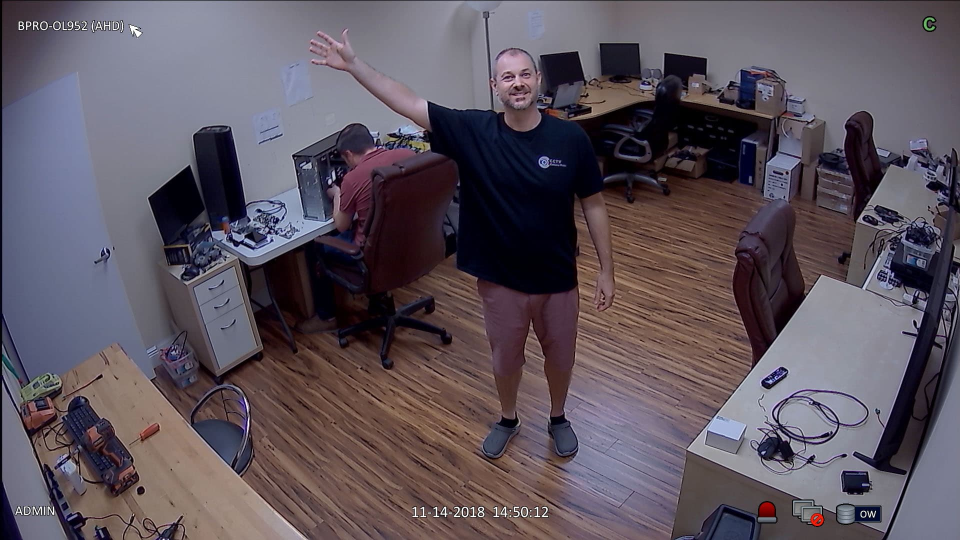
#> input picture samples/cctv.jpg, 1920 x 1080 px (shown at 1/2 size)
$ python -i segment.py   (imports and definitions only)
#> lines starting #> are read from the running program, lines starting #| are printed output that depends on the picture; after the words box and inside, x2 and y2 are one past the last pixel; in counts of white or black regions, pixels touching at a corner belong together
#> further down, picture is the input picture: shape (1080, 1920, 3); mean B, G, R 93.5, 83.9, 93.1
import cv2
import numpy as np

_hog = cv2.HOGDescriptor()
# [1 line not run here, left out]


# [5 lines left out: function skin_mask_ycrcb, not called in this run]


def skin_mask_kmeans(img, k=3):
#> called with k = 3
    ycrcb = cv2.cvtColor(img, cv2.COLOR_BGR2YCrCb)
#> ycrcb: shape (1080, 1920, 3); mean of channels 0, 1, 2 87.7, 131.8, 131.3
    small = cv2.resize(ycrcb, None, fx=0.25, fy=0.25, interpolation=cv2.INTER_AREA)
#> small: shape (270, 480, 3); mean of channels 0, 1, 2 87.7, 131.8, 131.3
    data = small[:, :, 1:].reshape(-1, 2).astype(np.float32)
#> data = 129600 pairs, first value 100 to 236, second value 83 to 165
    criteria = (cv2.TERM_CRITERIA_EPS + cv2.TERM_CRITERIA_MAX_ITER, 20, 1.0)
    cv2.setRNGSeed(42)
    _, _, centers = cv2.kmeans(data, k, None, criteria, 3, cv2.KMEANS_PP_CENTERS)
#> centers = [[141.3, 121.2], [125.9, 138], [131.7, 130.6]]
    skin_ref = np.array([150, 110], np.float32)
    skin_idx = np.argmin(np.linalg.norm(centers - skin_ref, axis=1))
#> skin_idx = 0
    pixels = ycrcb[:, :, 1:].reshape(-1, 2).astype(np.float32)
#> pixels = 2073600 pairs, first value 96 to 246, second value 76 to 168
    dists = np.linalg.norm(pixels[:, None, :] - centers[None, :, :], axis=2)
    labels = np.argmin(dists, axis=1)
    return ((labels == skin_idx).reshape(img.shape[:2]) * 255).astype(np.uint8)
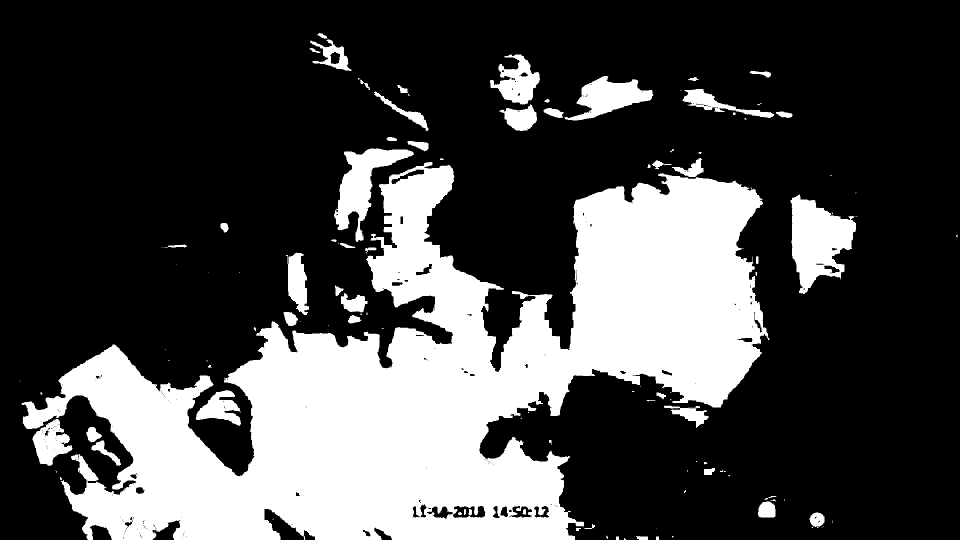
#> returned value: shape (1080, 1920) (shown at 1/2 size); 28.2% white; 126 white regions (62 under 20 px), largest, box (x1, y1, x2, y2) and area: (43, 324, 1539, 1080) 513793, (1581, 389, 1712, 588) 15358, (668, 297, 828, 484) 10420


def clean_mask(mask, size=7):
    return cv2.medianBlur(mask, size)


# [13 lines left out: function detect_person, not called in this run]


def head_region(person, top=0.25, side=0.2):
    x, y, w, h = person
    return x + int(w * side), y, int(w * (1 - 2 * side)), int(h * top)


# [48 lines left out: functions find_face_in_region, locate_face, overlay_mask, draw_box, not called in this run]


def crop(img, box):
    x, y, w, h = box
    return img[y:y + h, x:x + w]

>>> import cv2
>>> picture = cv2.imread('../samples/cctv.jpg')
>>> result = skin_mask_kmeans(picture)
